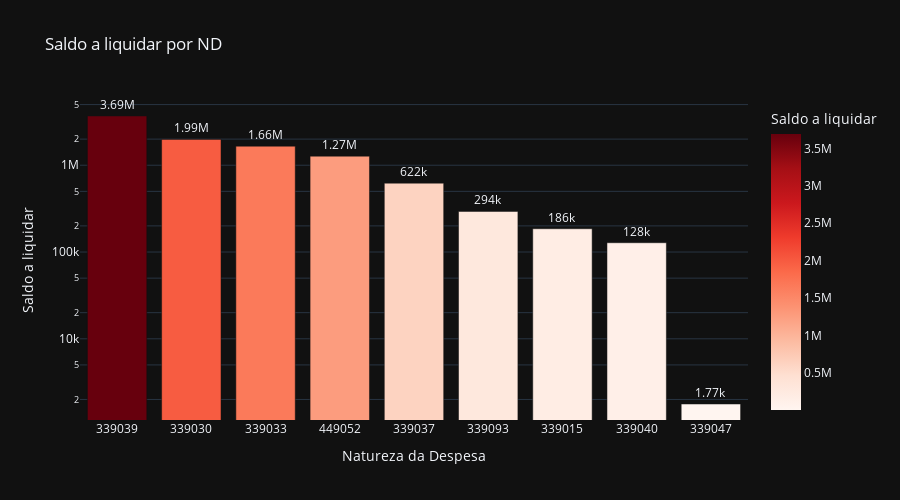

Here is the notebook cell this chart was saved with:
### Code cell
# Saldo a liquidar por ND
cols = ['ND', 'A_LIQUIDAR']

df_aux = df.loc[:, cols].groupby('ND').sum().sort_values(by= 'A_LIQUIDAR', ascending=False).reset_index()
df_aux = df_aux[df_aux['A_LIQUIDAR'] > 0]
fig = px.bar(df_aux, 
             x='ND', 
             y='A_LIQUIDAR',
             title='Saldo a liquidar por ND',
             labels={'ND':'Natureza da Despesa', 'A_LIQUIDAR':'Saldo a liquidar'},
             text_auto='.3s',
             height=500,
             log_y=True,
             color='A_LIQUIDAR',
             color_continuous_scale = 'reds',
             template='plotly_dark')
fig.update_traces(textposition = 'outside', cliponaxis = False, hovertemplate=None)
fig.update_layout(hovermode="x unified")

fig.show()

### Figure 1 — Plotly figure (JSON) as saved in the notebook; plotly's stock layout.template omitted (floating-point values rounded to 4 significant figures)
{"data": [{"alignmentgroup": "True", "cliponaxis": false, "legendgroup": "", "marker": {"color": [3693000.0, 1986000.0, 1659000.0, 1273000.0, 622000.0, 293900.0, 185600.0, 128000.0, 1773.0], "coloraxis": "coloraxis", "pattern": {"shape": ""}}, "name": "", "offsetgroup": "", "orientation": "v", "showlegend": false, "textposition": "outside", "texttemplate": "%{y:.3s}", "type": "bar", "x": ["339039", "339030", "339033", "449052", "339037", "339093", "339015", "339040", "339047"], "xaxis": "x", "y": [3693000.0, 1986000.0, 1659000.0, 1273000.0, 622000.0, 293900.0, 185600.0, 128000.0, 1773.0], "yaxis": "y"}], "layout": {"barmode": "relative", "coloraxis": {"colorbar": {"title": {"text": "Saldo a liquidar"}}, "colorscale": [[0, "rgb(255,245,240)"], [0.125, "rgb(254,224,210)"], [0.25, "rgb(252,187,161)"], [0.375, "rgb(252,146,114)"], [0.5, "rgb(251,106,74)"], [0.625, "rgb(239,59,44)"], [0.75, "rgb(203,24,29)"], [0.875, "rgb(165,15,21)"], [1, "rgb(103,0,13)"]]}, "height": 500, "hovermode": "x unified", "legend": {"tracegroupgap": 0}, "title": {"text": "Saldo a liquidar por ND"}, "xaxis": {"anchor": "y", "domain": [0, 1], "title": {"text": "Natureza da Despesa"}}, "yaxis": {"anchor": "x", "domain": [0, 1], "title": {"text": "Saldo a liquidar"}, "type": "log"}}}
